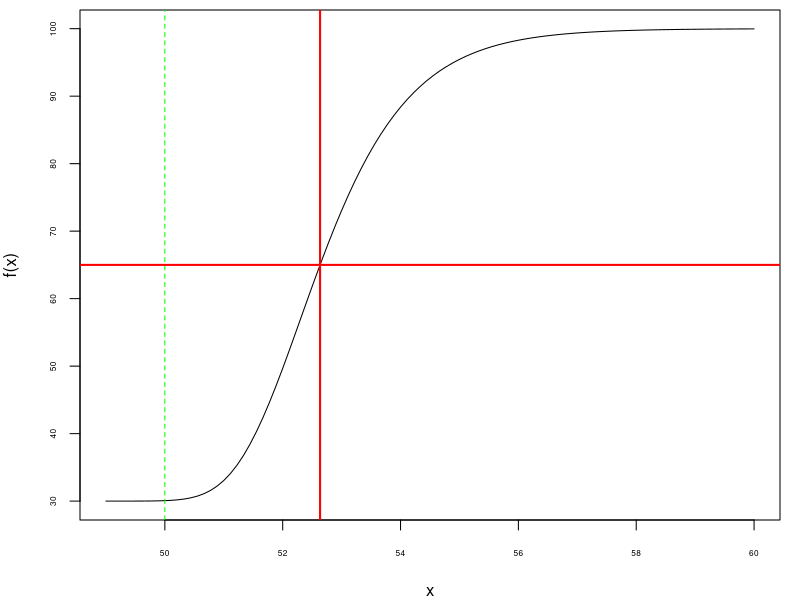
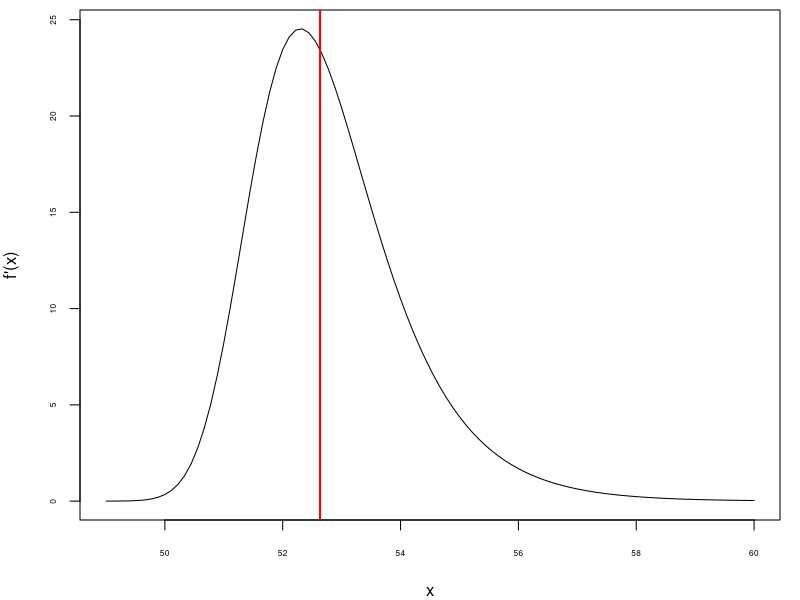
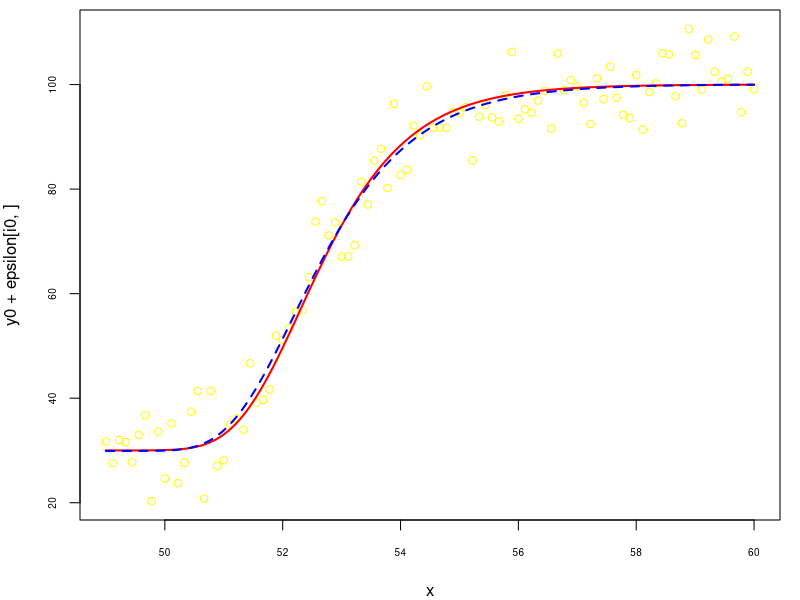

Source code (R) for these figures, in order:
## ---- chunk 1
knitr::opts_chunk$set(echo = TRUE, fig.path = "./figures/5pl-", 
                      fig.width = 3.5, fig.align = "center",
                      attr.source = ".numberLines")
## ---- chunk 2
n <- 100
x <- seq(49, 60, length.out = n)
A <- 30; D <- 100; B <- 1; C <- 50; S <- 10
f <- function(x) A + (D-A) / (1 + exp(B*(C-x)))^S
y0 <- f(x) 
par(mar = c(4, 4, 0.5, 1))
plot(x, y0, type = "l", cex.axis = 0.5, ylab = "f(x)")
abline(v = C, col = "green", lty = "dashed")
( xmid <- C - log(2^(1/S) - 1)/B )
abline(v = xmid, col = "red", lwd = 2) 
abline(h = (A+D)/2, col = "red", lwd = 2)
## ---- chunk 3
library(numDeriv)
df <- grad(f, x)
par(mar = c(4, 4, 0.5, 1))
plot(x, df, type = "l", cex.axis = 0.5, ylab="f'(x)")
abline(v = xmid, col = "red", lwd = 2) 
## ---- chunk 4
getInitial1 <- function(x, y){
  s <- getInitial(y ~ SSfpl(x, A, D, xmid, inverseB),
             data = data.frame(x = x, y = y))
  c(A = s[["A"]], 
    B = 1/s[["inverseB"]], 
    xmid = s[["xmid"]], 
    D = s[["D"]], 
    S = 1)
}
## ---- chunk 5
getInitial2 <- function(x, y){
  NAs <- union(which(is.na(x)), which(is.na(y)))
  if(length(NAs)){
    x <- x[-NAs]
    y <- y[-NAs]
  }
  low_init <- min(y)
  high_init <- max(y)
  minmax <- c(which(y == low_init), which(y == high_init))
  X <- cbind(1, x[-minmax])
  Y <- log((high_init-y[-minmax])/(y[-minmax]-low_init))
  fit <- lm.fit(x = X, y = Y)
  b_init <- fit$coefficients[[2]]
  xmid_init <- -fit$coefficients[[1]] / b_init
  if(b_init < 0){
    b_init <- -b_init
    A <- low_init
    D <- high_init
  }else{
    A <- high_init
    D <- low_init
  }
  c(A = A, B = b_init, xmid = xmid_init, D = D, S = 1)
}
## ---- chunk 6
getInitial5PL <- function(x, y){
  tryCatch({
    getInitial1(x, y)
  }, error = function(e){
    getInitial2(x, y)
  })
}
## ---- chunk 7
library(minpack.lm)
fit5pl <- function(x, y){
  startingValues <- getInitial5PL(x, y)
  fit <- tryCatch({
    nlsLM(
      y ~ A + (D-A)/(1 + exp(log(2^(1/S)-1) + B*(xmid-x)))^S,
      data = data.frame(x = x, y = y),
      start = startingValues,
      lower = c(-Inf, 0, -Inf, -Inf, 0),
      control = nls.lm.control(maxiter = 1024, maxfev=10000))
  }, error = function(e){
    paste0("Failure of model fitting: ", e$message)
  })
  if(class(fit) == "nls" && fit[["convInfo"]][["isConv"]]){
    fit
  }else if(class(fit) == "nls" && !fit[["convInfo"]][["isConv"]]){
    "Convergence not achieved"
  }else{ # in this case, 'fit' is the error message
    fit
  }
}
## ---- chunk 8
set.seed(666)
nsims <- 25
epsilon <- matrix(rnorm(nsims*n, 0, 5), nrow = nsims, ncol = n)
estimates <- matrix(NA_real_, nrow = nsims, ncol = 5)
colnames(estimates) <- c("A", "B", "xmid", "D", "S")
for(i in 1:nsims){
  fit <- fit5pl(x, y0 + epsilon[i,])
  if(class(fit) == "nls"){
    estimates[i, ] <- coef(fit)
  }else{
    estimates[i, ] <- c(NaN, NaN, NaN, NaN, NaN)
  }
}
summary(estimates)
## ---- chunk 9
i0 <- match(max(estimates[, "S"]), estimates[, "S"])
estimates[i0, ]
# sample
par(mar = c(4, 4, 0.5, 1))
plot(x, y0 + epsilon[i0, ], col = "yellow", cex.axis = 0.6)
# true curve
curve(A + (D-A)/(1 + exp(log(2^(1/S)-1) + B*(xmid-x)))^S, 
      add = TRUE, col = "red", lwd = 2)
# fitted curve
with(as.list(estimates[i0, ]), 
     curve(A + (D-A)/(1 + exp(log(2^(1/S)-1) + B*(xmid-x)))^S, 
           add = TRUE, col = "blue", lwd = 2, lty = "dashed")
)
## ---- chunk 10
fit <- fit5pl(x, y0 + epsilon[i0,])
summary(fit)
